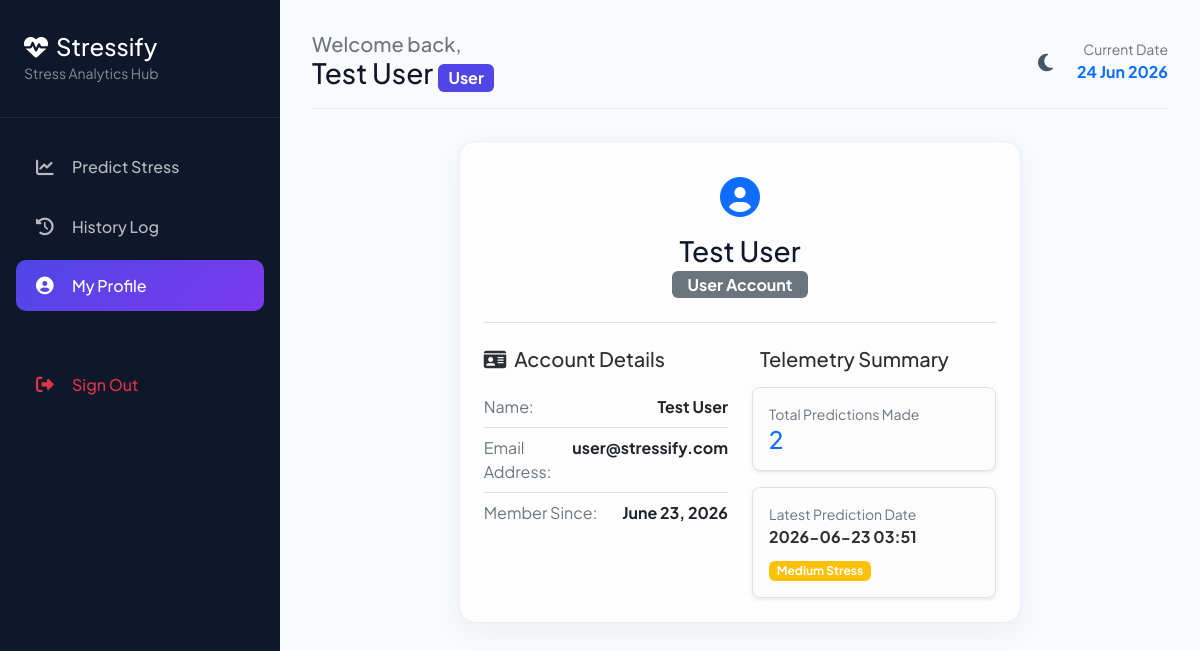
Screenshot of /profile (signed in) with the database file from the repository.
### models.py (models this page shows, shortened)
class User(db.Model, UserMixin):
    __tablename__ = 'users'
    id = db.Column(db.Integer, primary_key=True)
    name = db.Column(db.String(100), nullable=False)
    email = db.Column(db.String(100), unique=True, nullable=False)
    password = db.Column(db.String(200), nullable=False)
    role = db.Column(db.String(20), default='User') # 'User' or 'Admin'
    created_at = db.Column(db.DateTime, default=datetime.utcnow)

class Prediction(db.Model):
    __tablename__ = 'predictions'
    id = db.Column(db.Integer, primary_key=True)
    user_id = db.Column(db.Integer, db.ForeignKey('users.id', ondelete='CASCADE'), nullable=False)
    age = db.Column(db.Integer, nullable=False)
    gender = db.Column(db.String(10), nullable=False)
    company = db.Column(db.String(100), nullable=False)
    department = db.Column(db.String(100), nullable=False)
    years_in_company = db.Column(db.Float, nullable=False)
    prior_experience = db.Column(db.Float, nullable=False)
    salary = db.Column(db.Float, nullable=False)
    annual_bonus = db.Column(db.Float, nullable=False)
    resting_heart_rate = db.Column(db.Integer, nullable=False)
    predicted_stress = db.Column(db.String(20), nullable=False) # 'Low', 'Medium', 'High'
    confidence_score = db.Column(db.Float, nullable=False)
    prediction_date = db.Column(db.DateTime, default=datetime.utcnow)
    user = db.relationship('User', backref=db.backref('predictions', cascade='all, delete-orphan'))

### app.py (the view)
@app.route('/profile')
@login_required
def profile():
    user_predictions = Prediction.query.filter_by(user_id=current_user.id).order_by(Prediction.prediction_date.desc()).all()
    return render_template('profile.html', active_page='profile', predictions=user_predictions)

### app.py (called while the page is built)
@login_manager.user_loader
def load_user(user_id):
    return User.query.get(int(user_id))

@app.context_processor
def inject_now():
    return {'datetime_now': datetime.now()}

### templates/profile.html (shortened to what this page needs)
{% extends "base.html" %}
{% block content %}
<div class="row justify-content-center">
    <div class="col-md-8">
        <div class="glass-panel p-4">
            <div class="text-center pb-4 mb-4 border-bottom">
                <span class="fs-1 text-primary"><i class="fas fa-user-circle"></i></span>
                <h3 class="font-weight-bold mt-2 mb-1">{{ current_user.name }}</h3>
                <span class="badge bg-secondary px-3 py-1.5 fs-6">{{ current_user.role }} Account</span>
            </div>
            <div class="row g-4">
                <div class="col-md-6">
                    <h5 class="font-weight-bold text-secondary-emphasis mb-3">
                        <i class="fas fa-id-card me-2 text-indigo"></i>Account Details
                    </h5>
                    <ul class="list-group list-group-flush bg-transparent">
                        <li class="list-group-item bg-transparent px-0 d-flex justify-content-between">
                            <span class="text-secondary">Name:</span>
                            <strong>{{ current_user.name }}</strong>
                        </li>
                        <li class="list-group-item bg-transparent px-0 d-flex justify-content-between">
                            <span class="text-secondary">Email Address:</span>
                            <strong>{{ current_user.email }}</strong>
                        </li>
                        <li class="list-group-item bg-transparent px-0 d-flex justify-content-between">
                            <span class="text-secondary">Member Since:</span>
                            <strong>{{ current_user.created_at.strftime('%B %d, %Y') }}</strong>
                        </li>
                    </ul>
                </div>
                <div class="col-md-6 border-start-md">
                    <h5 class="font-weight-bold text-secondary-emphasis mb-3">
                        Telemetry Summary
                    </h5>
                    <div class="p-3 border rounded-3 bg-light-subtle shadow-sm mb-3">
                        <small class="text-secondary d-block">Total Predictions Made</small>
                        <h4 class="font-weight-bold mb-0 text-primary">{{ predictions|length if predictions else 0 }}</h4>
                    </div>
                    {% if predictions %}
                    {% set latest = predictions[0] %}
                    <div class="p-3 border rounded-3 bg-light-subtle shadow-sm">
                        <small class="text-secondary d-block">Latest Prediction Date</small>
                        <strong class="text-secondary-emphasis">{{ latest.prediction_date.strftime('%Y-%m-%d %H:%M') }}</strong>
                        <div class="mt-2">
                            <span class="badge bg-{{ 'success' if latest.predicted_stress == 'Low' else 'warning' if latest.predicted_stress == 'Medium' else 'danger' }}">
                                {{ latest.predicted_stress }} Stress
                            </span>
                        </div>
                    </div>
                    {% else %}
                    <div class="text-center py-4 border border-dashed rounded-3 opacity-75">
                        <small class="text-secondary">No predictions recorded yet.</small>
                    </div>
                    {% endif %}
                </div>
            </div>
        </div>
    </div>
</div>
{% endblock %}

### templates/base.html (shortened to what this page needs)
<!DOCTYPE html>
<html lang="en" data-theme="light">
<head>
    <link href="https://cdn.jsdelivr.net/npm/bootstrap@5.3.0/dist/css/bootstrap.min.css" rel="stylesheet">
    <link href="https://cdnjs.cloudflare.com/ajax/libs/font-awesome/6.4.0/css/all.min.css" rel="stylesheet">
    <link href="{{ url_for('static', filename='css/style.css') }}" rel="stylesheet">
</head>
<body>
    {% if current_user.is_authenticated %}
    <div class="app-wrapper">
        <aside class="sidebar">
            <div class="sidebar-header">
                <h4 class="mb-0 text-white font-weight-bold">
                    <i class="fas fa-heartbeat me-2"></i>Stressify
                </h4>
                <small class="text-white-50">Stress Analytics Hub</small>
            </div>
            <ul class="sidebar-menu">
                {% if current_user.role == 'Admin' %}
                <li class="sidebar-item {% if active_page == 'admin' %}active{% endif %}">
                    <a href="{{ url_for('admin_dashboard') }}">
                        <i class="fas fa-user-shield"></i>Admin Panel
                    </a>
                </li>
                {% else %}
                <li class="sidebar-item {% if active_page == 'dashboard' %}active{% endif %}">
                    <a href="{{ url_for('user_dashboard') }}">
                        <i class="fas fa-chart-line"></i>Predict Stress
                    </a>
                </li>
                <li class="sidebar-item {% if active_page == 'history' %}active{% endif %}">
                    <a href="{{ url_for('user_history') }}">
                        <i class="fas fa-history"></i>History Log
                    </a>
                </li>
                {% endif %}
                <li class="sidebar-item {% if active_page == 'profile' %}active{% endif %}">
                    <a href="{{ url_for('profile') }}">
                        <i class="fas fa-user-circle"></i>My Profile
                    </a>
                </li>
                <li class="sidebar-item mt-5">
                    <a href="{{ url_for('logout') }}" class="text-danger">
                        <i class="fas fa-sign-out-alt"></i>Sign Out
                    </a>
                </li>
            </ul>
        </aside>
        <main class="main-content">
            <div class="top-nav">
                <div>
                    <h5 class="mb-0 text-secondary">Welcome back,</h5>
                    <h3 class="mb-0 font-weight-bold">{{ current_user.name }} <span class="badge bg-indigo text-xs fs-6" style="background-color: var(--primary-color);">{{ current_user.role }}</span></h3>
                </div>
                <div class="d-flex align-items-center gap-3">
                    <button class="theme-toggle-btn" id="theme-toggle" title="Switch Theme">
                        <i class="fas fa-moon"></i>
                    </button>
                    <div class="d-none d-md-block text-end">
                        <small class="text-secondary d-block">Current Date</small>
                        <strong class="text-primary">{{ datetime_now.strftime('%d %b %Y') }}</strong>
                    </div>
                </div>
            </div>
            {% block content %}{% endblock %}
        </main>
    </div>
    {% endif %}
</body>
</html>

### static/css/style.css (style rules this page uses)
:root { --bg-primary: #f8fafc; --bg-secondary: #ffffff; --bg-card: rgba(255, 255, 255, 0.65); --border-color: rgba(226, 232, 240, 0.7); --text-primary: #0f172a; --text-secondary: #475569; --primary-color: #4f46e5; --primary-hover: #4338ca; --primary-gradient: linear-gradient(135deg, #4f46e5 0%, #7c3aed 100%); --success-color: #10b981; --success-gradient: linear-gradient(135deg, #10b981 0%, #059669 100%); --warning-color: #f59e0b; --warning-gradient: linear-gradient(135deg, #f59e0b 0%, #d97706 100%); --danger-color: #ef4444; --danger-gradient: linear-gradient(135deg, #ef4444 0%, #dc2626 100%); --sidebar-bg: #0f172a; --sidebar-text: #f8fafc; --glass-blur: blur(12px); --glass-shadow: 0 8px 32px 0 rgba(31, 38, 135, 0.05); --card-shadow: 0 4px 20px 0 rgba(0, 0, 0, 0.03); --transition-speed: 0.3s; }
* { margin: 0; padding: 0; box-sizing: border-box; }
body { font-family: 'Plus Jakarta Sans', sans-serif; background-color: var(--bg-primary); color: var(--text-primary); transition: background-color var(--transition-speed), color var(--transition-speed); overflow-x: hidden; }
.glass-panel { background: var(--bg-card); backdrop-filter: var(--glass-blur); -webkit-backdrop-filter: var(--glass-blur); border: 1px solid var(--border-color); box-shadow: var(--glass-shadow); border-radius: 16px; transition: transform var(--transition-speed) ease, box-shadow var(--transition-speed) ease; }
.app-wrapper { display: flex; width: 100vw; height: 100vh; overflow: hidden; }
.sidebar { width: 280px; background-color: var(--sidebar-bg); color: var(--sidebar-text); display: flex; flex-direction: column; height: 100%; transition: width var(--transition-speed) ease; z-index: 100; }
.sidebar-header { padding: 2rem 1.5rem; border-bottom: 1px solid rgba(255, 255, 255, 0.08); }
.sidebar-menu { list-style: none; padding: 1.5rem 1rem; flex-grow: 1; }
.sidebar-item a { display: flex; align-items: center; padding: 0.85rem 1.25rem; color: rgba(255, 255, 255, 0.7); text-decoration: none; border-radius: 10px; font-weight: 500; margin-bottom: 0.5rem; transition: all 0.2s ease; }
.sidebar-item a i { width: 24px; font-size: 1.1rem; margin-right: 0.75rem; }
.sidebar-item a:hover, .sidebar-item.active a { background-color: rgba(255, 255, 255, 0.08); color: #ffffff; }
.sidebar-item.active a { background: var(--primary-gradient); color: #ffffff; }
.main-content { flex-grow: 1; overflow-y: auto; padding: 2rem; display: flex; flex-direction: column; }
.top-nav { display: flex; justify-content: space-between; align-items: center; margin-bottom: 2rem; padding-bottom: 1rem; border-bottom: 1px solid var(--border-color); }
.theme-toggle-btn { border: none; background: none; font-size: 1.25rem; color: var(--text-secondary); cursor: pointer; padding: 0.5rem; border-radius: 50%; transition: background-color 0.2s; }

### rows the page displays
User: name "Test User", role "User", email "user@stressify.com", created_at "June 23, 2026"
Prediction: prediction_date "2026-06-23 03:51", predicted_stress "Medium"

### other values shown
{{ predictions|length if predictions else 0 }} "2"
